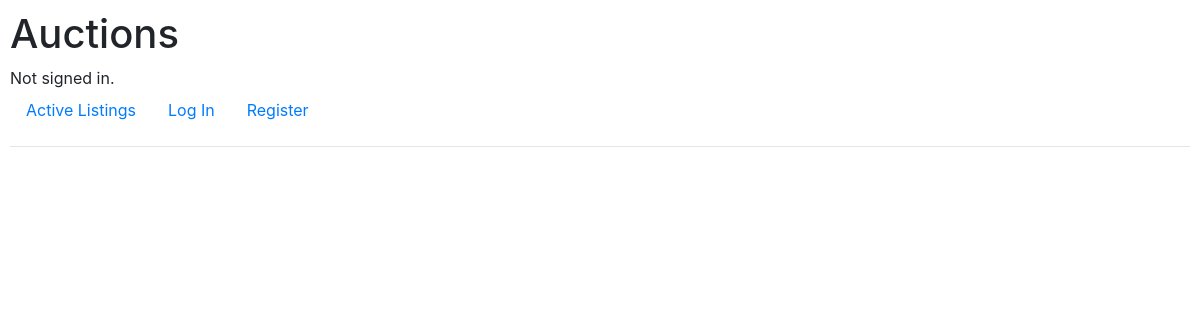
Page /category/ on the earlier database version.
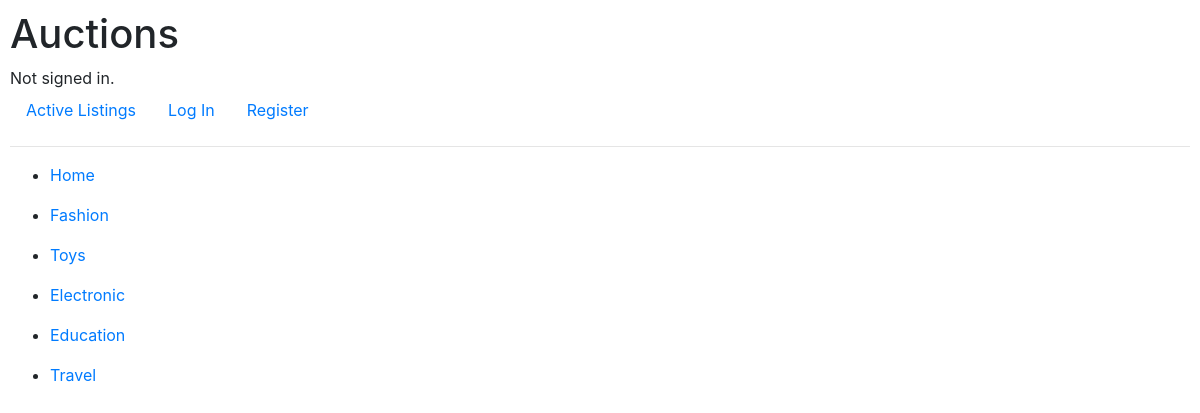
Same page on the later database version.
### auctions/models.py (models this page shows, shortened)
class Category(models.Model):
    name = models.CharField(max_length=50)

### auctions/views.py (the view)
# urls.py: path("category/", views.category, name="category"),
def category(request):
    categories = Category.objects.all()
    return render(request, "auctions/category.html",{
        'categories': categories,
    })

### auctions/templates/auctions/category.html
{% extends 'auctions/layout.html' %}
{% block body %}
<div>
    {% for category in categories %}
    <ul class='mr-3'>
        <li><a href="{% url 'categoryItems' category.id %} ">{{ category.name }}</a></li>
    </ul>
    {% endfor %}
</div>
{% endblock body %}

Differences in the rows shown:
added Category: name "Home"
added Category: name "Fashion"
added Category: name "Toys"
added Category: name "Electronic"
added Category: name "Education"
added Category: name "Travel"
